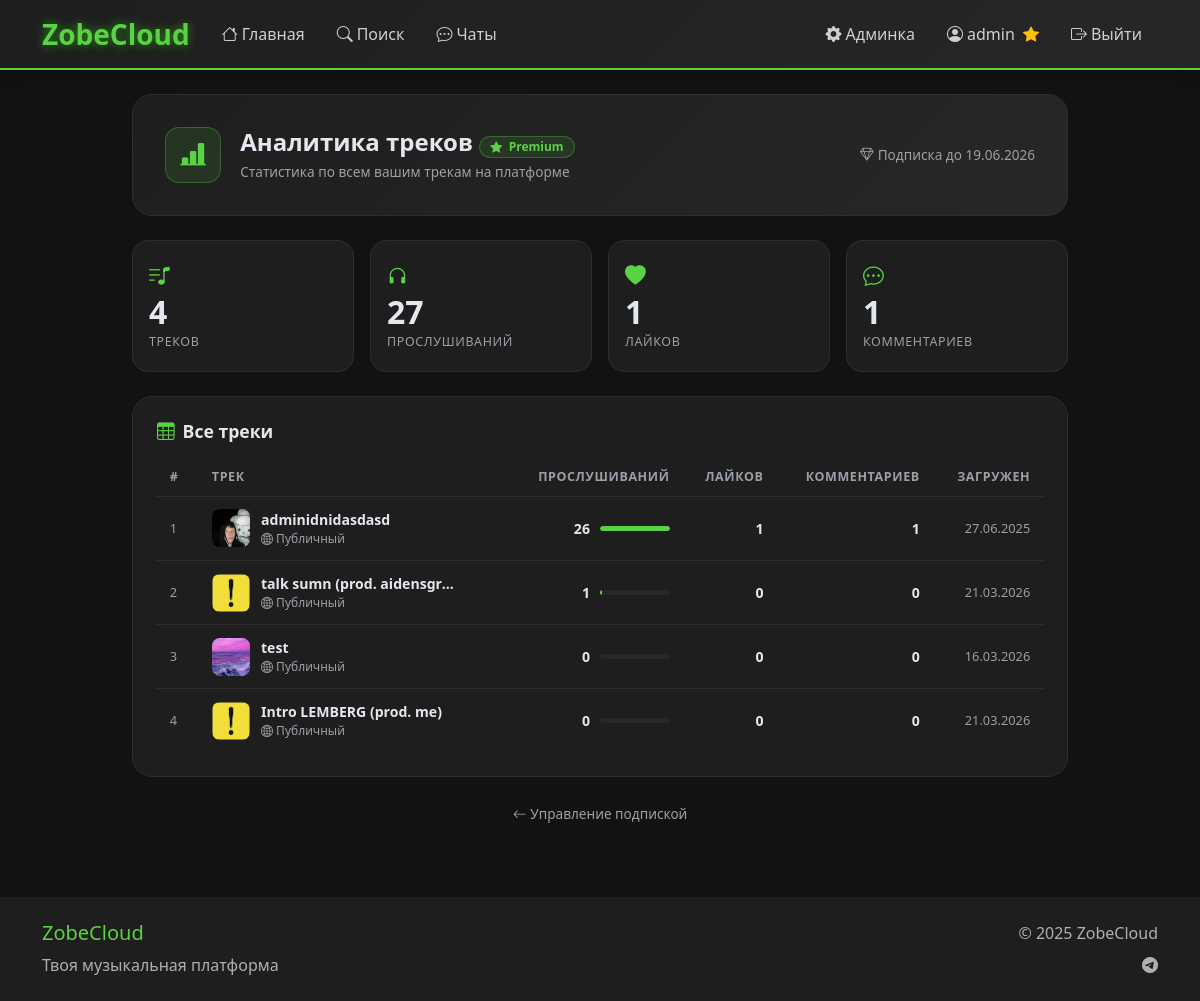
Page /premium/analytics/ (signed in) on the earlier database version.
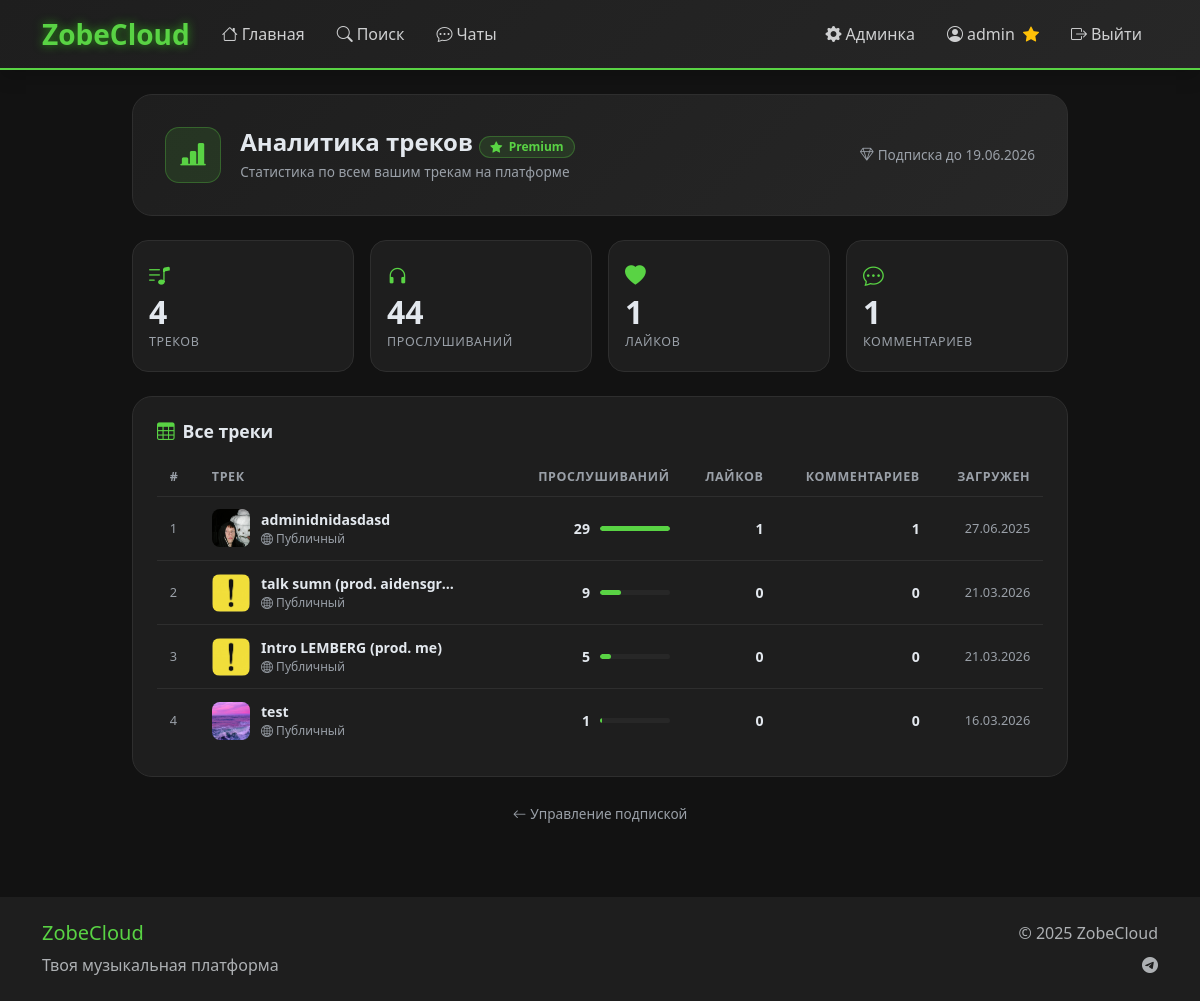
Same page on the later database version.
### main/models.py (models this page shows, shortened)
class Track(models.Model):
    VISIBILITY_CHOICES = [
        ('public', 'Публичный'),
        ('unlisted', 'По ссылке'),
        ('private', 'Приватный'),
    ]
    title = models.CharField(max_length=200, verbose_name="Название")
    description = models.TextField(blank=True, verbose_name="Описание")
    audio_file = models.FileField(upload_to='tracks/audio/', verbose_name="Аудиофайл")
    cover = models.ImageField(upload_to='tracks/covers/', blank=True, null=True, verbose_name="Обложка")
    user = models.ForeignKey(User, on_delete=models.CASCADE, verbose_name="Пользователь")
    genre = models.ForeignKey(Genre, on_delete=models.SET_NULL, null=True, blank=True, related_name='tracks', verbose_name="Жанр")
    tags = models.ManyToManyField(Tag, blank=True, related_name='tracks', verbose_name="Теги")
    duration = models.PositiveIntegerField(null=True, blank=True, verbose_name="Длительность (секунды)")
    visibility = models.CharField(max_length=10, choices=VISIBILITY_CHOICES, default='public', verbose_name="Видимость")
    allow_downloads = models.BooleanField(default=False, verbose_name="Разрешить скачивание")
    allow_comments = models.BooleanField(default=True, verbose_name="Разрешить комментарии")
    uploaded_at = models.DateTimeField(auto_now_add=True, verbose_name="Дата загрузки")
    plays_count = models.PositiveIntegerField(default=0, verbose_name="Количество прослушиваний")
    downloads_count = models.PositiveIntegerField(default=0, verbose_name="Количество скачиваний")
    slug = models.SlugField(max_length=250, blank=True, verbose_name="URL")
    album = models.ForeignKey('Album', on_delete=models.SET_NULL, null=True, blank=True, related_name='tracks', verbose_name="Альбом")
    release_at = models.DateTimeField(null=True, blank=True, verbose_name="Дата релиза")
    sort_order = models.PositiveIntegerField(default=0, verbose_name="Порядок в альбоме")
    class Meta:
        verbose_name = "Трек"
        verbose_name_plural = "Треки"
        ordering = ['-uploaded_at']

### main/views.py (the view)
    def wrapper(request, *args, **kwargs):
        if not request.user.is_authenticated:
            messages.error(request, 'Войдите в систему для доступа к премиум функциям.')
            return redirect('login')
        if not is_user_premium(request.user):
            messages.error(request, 'Эта функция доступна только для премиум пользователей.')
            return redirect('premium_ord')
        return view_func(request, *args, **kwargs)

### main/models.py (called while the page is built)
    @property
    def is_premium(self):
        try:
            subscription = self.user.premium_subscriptions.filter(
                admin_confirmed=True,
                is_active=True,
                expires_at__gt=timezone.now()
            ).first()
            return subscription is not None
        except:
            return False

    @property
    def days_left(self):
        if self.is_active and self.expires_at:
            delta = self.expires_at - timezone.now()
            return max(0, delta.days)
        return 0

### main/views.py (called while the page is built)
def premium_required(view_func):
    def wrapper(request, *args, **kwargs):
        if not request.user.is_authenticated:
            messages.error(request, 'Войдите в систему для доступа к премиум функциям.')
            return redirect('login')
        if not is_user_premium(request.user):
            messages.error(request, 'Эта функция доступна только для премиум пользователей.')
            return redirect('premium_ord')
        return view_func(request, *args, **kwargs)
    return wrapper

### templates/main/premium_analytics.html (shortened to what the changed rows need)
{% extends 'main/base.html' %}
{% load static %}
{% block content %}
<div class="container py-4" style="max-width:960px;">
  <div class="an-header">
    <div style="flex:1">
      <h1>Аналитика треков <span class="prm-badge"><i class="bi bi-star-fill"></i>Premium</span></h1>
    </div>
  </div>
  <div class="an-stats">
    <div class="an-stat-card">
      <div class="an-stat-icon"><i class="bi bi-headphones"></i></div>
      <div class="an-stat-num">{{ total_plays }}</div>
      <div class="an-stat-lbl">Прослушиваний</div>
    </div>
  </div>
  <div class="an-tracks">
    <h2><i class="bi bi-table" style="color:var(--accent-green);"></i>Все треки</h2>
    {% if tracks %}
    {% with max_plays=tracks.0.plays_count %}
    <div style="overflow-x:auto;">
      <table class="an-table">
        <thead>
          <tr>
            <th style="width:42px;">#</th>
            <th>Трек</th>
            <th class="right">Прослушиваний</th>
            <th class="right">Лайков</th>
            <th class="right">Комментариев</th>
            <th class="right">Загружен</th>
          </tr>
        </thead>
        <tbody>
          {% for track in tracks %}
          <tr>
            <td style="color:var(--text-muted);font-size:.8rem;">{{ forloop.counter }}</td>
            <td>
              <div style="display:flex;align-items:center;gap:.7rem;">
                {% if track.cover %}
                  <img src="{{ track.cover.url }}" class="an-track-cover" alt="">
                {% else %}
                  <div class="an-track-cover-ph"><i class="bi bi-music-note"></i></div>
                {% endif %}
                <div style="min-width:0;">
                  <a href="{% url 'track_detail' track.pk %}" class="an-track-title">{{ track.title }}</a>
                  <div style="font-size:.75rem;color:var(--text-muted);">
                    {% if track.visibility == 'public' %}
                      <i class="bi bi-globe2"></i> Публичный
                    {% elif track.visibility == 'private' %}
                      <i class="bi bi-lock"></i> Приватный
                    {% else %}
                      <i class="bi bi-link-45deg"></i> По ссылке
                    {% endif %}
                  </div>
                </div>
              </div>
            </td>
            <td class="right">
              <div class="an-bar-wrap" style="justify-content:flex-end;">
                <span style="font-weight:600;color:var(--text-primary);">{{ track.plays_count }}</span>
                <div class="an-bar" style="max-width:70px;">
                  <div class="an-bar-fill" style="width:{% if max_plays > 0 %}{% widthratio track.plays_count max_plays 100 %}{% else %}0{% endif %}%"></div>
                </div>
              </div>
            </td>
            <td class="right" style="color:var(--text-primary);font-weight:600;">{{ track.likes_cnt }}</td>
            <td class="right" style="color:var(--text-primary);font-weight:600;">{{ track.comments_cnt }}</td>
            <td class="right" style="color:var(--text-muted);font-size:.8rem;">{{ track.uploaded_at|date:"d.m.Y" }}</td>
          </tr>
          {% endfor %}
        </tbody>
      </table>
    </div>
    {% endwith %}
    {% else %}
    <div class="an-empty">
      <i class="bi bi-music-note-beamed"></i>
      У вас пока нет треков. <a href="{% url 'profile' %}">Загрузить трек</a>
    </div>
    {% endif %}
  </div>
</div>
{% endblock %}

Differences in the rows shown:
changed Track "adminidnidasdasd": plays_count "26" → "29"
changed Track "talk sumn (prod. aidensgr…": plays_count "1" → "9"
changed Track "Intro LEMBERG (prod. me)": plays_count "0" → "5"; moves up the list
changed Track "test": plays_count "0" → "1"
Other differences:
{{ total_plays }}: "27" → "44"
